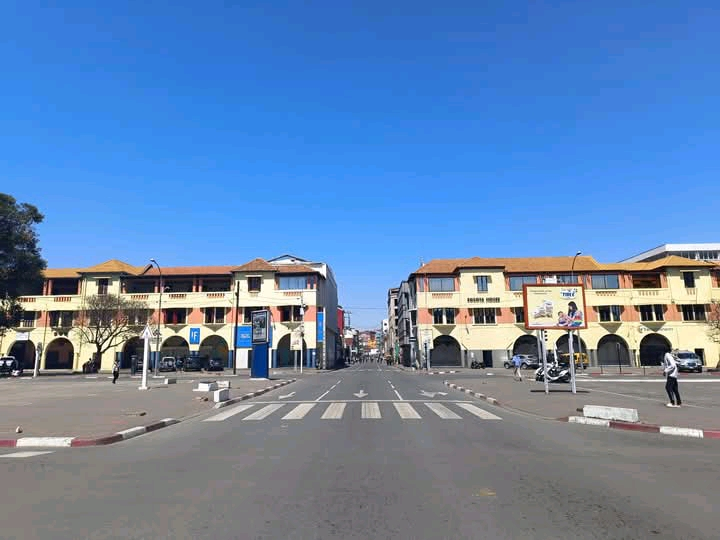
#> input picture data/input/test1.jpg, 720 x 540 px, found by its file name
$ python advanced_shapes.py
#> lines starting #> are read from the running program, lines starting #| are printed output that depends on the picture; after the words box and inside, x2 and y2 are one past the last pixel; in counts of white or black regions, pixels touching at a corner belong together
"""
Module avancé pour générer des formes géométriques variées
Au lieu de seulement des triangles, utilise carré, rectangle, cercle, hexagone, etc.
"""
import cv2
import numpy as np
from scipy.spatial import Delaunay
from PIL import Image
import math


class PolygonType:
    """Types de polygones disponibles"""
    TRIANGLE = "triangle"
    SQUARE = "square"
    RECTANGLE = "rectangle"
    CIRCLE = "circle"
    HEXAGON = "hexagon"
    PENTAGON = "pentagon"


class AdvancedShapeGenerator:
    """Génère des formes géométriques variées pour le low poly"""

    def __init__(self, width: int, height: int):
        self.width = width
        self.height = height

    @staticmethod
    def create_triangle(center: tuple, size: float) -> np.ndarray:
        """Crée un triangle équilatéral"""
        cx, cy = center
        angles = np.array([90, 210, 330]) * np.pi / 180
        points = []
        for angle in angles:
            x = cx + size * np.cos(angle)
            y = cy + size * np.sin(angle)
            points.append([x, y])
        return np.array(points, dtype=np.int32)

    @staticmethod
    def create_square(center: tuple, size: float) -> np.ndarray:
        """Crée un carré"""
        cx, cy = center
        half_size = size / 2
        points = [
            [cx - half_size, cy - half_size],
            [cx + half_size, cy - half_size],
            [cx + half_size, cy + half_size],
            [cx - half_size, cy + half_size]
        ]
        return np.array(points, dtype=np.int32)

    @staticmethod
    def create_rectangle(center: tuple, width: float, height: float) -> np.ndarray:
        """Crée un rectangle"""
        cx, cy = center
        half_w = width / 2
        half_h = height / 2
        points = [
            [cx - half_w, cy - half_h],
            [cx + half_w, cy - half_h],
            [cx + half_w, cy + half_h],
            [cx - half_w, cy + half_h]
        ]
        return np.array(points, dtype=np.int32)

    @staticmethod
    def create_circle(center: tuple, radius: float, sides: int = 16) -> np.ndarray:
        """Crée un cercle (polygone régulier)"""
        cx, cy = center
        points = []
        for i in range(sides):
            angle = 2 * np.pi * i / sides
            x = cx + radius * np.cos(angle)
            y = cy + radius * np.sin(angle)
            points.append([x, y])
        return np.array(points, dtype=np.int32)

    @staticmethod
    def create_hexagon(center: tuple, size: float) -> np.ndarray:
        """Crée un hexagone régulier"""
        cx, cy = center
        points = []
        for i in range(6):
            angle = (i * 60 + 30) * np.pi / 180
            x = cx + size * np.cos(angle)
            y = cy + size * np.sin(angle)
            points.append([x, y])
        return np.array(points, dtype=np.int32)

    @staticmethod
    def create_pentagon(center: tuple, size: float) -> np.ndarray:
        """Crée un pentagone régulier"""
        cx, cy = center
        points = []
        for i in range(5):
            angle = (i * 72 - 90) * np.pi / 180
            x = cx + size * np.cos(angle)
            y = cy + size * np.sin(angle)
            points.append([x, y])
        return np.array(points, dtype=np.int32)

    @staticmethod
    def choose_best_shape(edge_density: float) -> str:
        """
        Choisit la meilleure forme selon la densité de contours

        Args:
            edge_density: Densité de contours (0-1)

        Returns:
            Type de polygone optimal
        """
        if edge_density < 0.2:
            return PolygonType.SQUARE  # Zones lisses
        elif edge_density < 0.4:
            return PolygonType.RECTANGLE
        elif edge_density < 0.6:
            return PolygonType.HEXAGON  # Zone moyenne
        elif edge_density < 0.8:
            return PolygonType.PENTAGON
        else:
            return PolygonType.TRIANGLE  # Zones avec beaucoup de contours


class HybridLowPolyGenerator:
    """
    Générateur low poly utilisant plusieurs formes géométriques
    pour des résultats optimisés selon les zones de l'image
    """

    def __init__(self, image_path: str, enable_shape_mixing: bool = True):
        """
        Initialise le générateur hybride

        Args:
            image_path: Chemin vers l'image
            enable_shape_mixing: Si True, mélange les formes, sinon seulement triangles
        """
#> called with image_path = 'data/input/test1.jpg', enable_shape_mixing = False
        self.image = cv2.imread(image_path)
#> self.image is the input picture: shape (540, 720, 3); mean B, G, R 175.5, 133.6, 100.9
        self.image_rgb = cv2.cvtColor(self.image, cv2.COLOR_BGR2RGB)
        self.height, self.width = self.image.shape[:2]
#> self.height = 540; self.width = 720
        self.enable_shape_mixing = enable_shape_mixing
        self.shape_gen = AdvancedShapeGenerator(self.width, self.height)

    def detect_edges(self) -> np.ndarray:
        """Détecte les contours"""
        gray = cv2.cvtColor(self.image, cv2.COLOR_BGR2GRAY)
        clahe = cv2.createCLAHE(clipLimit=2.0, tileGridSize=(8, 8))
        gray_enhanced = clahe.apply(gray)
        edges = cv2.Canny(gray_enhanced, 50, 150)
        return edges

    def analyze_region_edges(self, region_mask: np.ndarray) -> float:
        """
        Analyse la densité de contours dans une région

        Args:
            region_mask: Masque de la région

        Returns:
            Densité de contours (0-1)
        """
        edges = self.detect_edges()
        region_edges = edges[region_mask > 0]

        if len(region_edges) == 0:
            return 0.0

        edge_ratio = np.sum(region_edges > 0) / len(region_edges)
        return min(1.0, edge_ratio * 3)  # Normaliser

    def get_best_shape_for_region(self, region_mask: np.ndarray) -> str:
        """Détermine la meilleure forme pour une région"""
        edge_density = self.analyze_region_edges(region_mask)
        return self.shape_gen.choose_best_shape(edge_density)

    def generate_hybrid(self, grid_size: int = 30, smoothed_image: np.ndarray = None) -> Image.Image:
        """
        Génère une image low poly avec formes géométriques mixtes

        Args:
            grid_size: Taille des cellules de grille (pixels)
            smoothed_image: Image pré-lissée (optionnel)

        Returns:
            Image PIL
        """
#> called with grid_size = 25
        if smoothed_image is None:
            smoothed_image = cv2.GaussianBlur(self.image, (15, 15), 0)
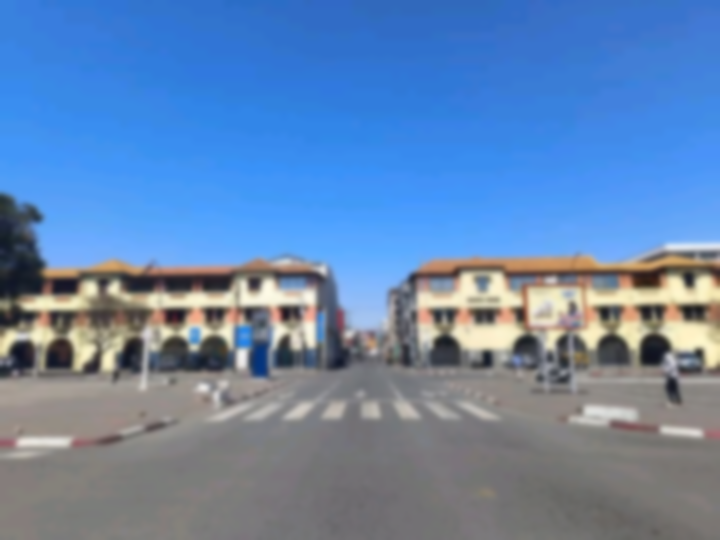
#> smoothed_image: shape (540, 720, 3); mean B, G, R 175.5, 133.6, 100.9

        output = np.zeros_like(smoothed_image)

        # Parcourir l'image par grille
        shapes_used = {
            PolygonType.TRIANGLE: 0,
            PolygonType.SQUARE: 0,
            PolygonType.RECTANGLE: 0,
            PolygonType.HEXAGON: 0,
            PolygonType.PENTAGON: 0,
            PolygonType.CIRCLE: 0,
        }

        for y in range(0, self.height, grid_size):
            for x in range(0, self.width, grid_size):
                # Définir les limites de la cellule
                x_end = min(x + grid_size, self.width)
                y_end = min(y + grid_size, self.height)

                # Créer un masque de la région
                region_mask = np.zeros((self.height, self.width), dtype=np.uint8)
                region_mask[y:y_end, x:x_end] = 255

                # Déterminer la meilleure forme
                if self.enable_shape_mixing:
                    shape_type = self.get_best_shape_for_region(region_mask)
                else:
                    shape_type = PolygonType.TRIANGLE

                shapes_used[shape_type] += 1

                # Calculer couleur moyenne de la région
                region_colors = smoothed_image[y:y_end, x:x_end]
                if len(region_colors) > 0:
                    mean_color = np.mean(region_colors.reshape(-1, 3), axis=0).astype(int)
                else:
                    mean_color = [128, 128, 128]

                mean_color = tuple(int(c) for c in mean_color)

                # Créer la forme
                center = ((x + x_end) // 2, (y + y_end) // 2)
                size = grid_size / 2

                if shape_type == PolygonType.TRIANGLE:
                    polygon = self.shape_gen.create_triangle(center, size)
                elif shape_type == PolygonType.SQUARE:
                    polygon = self.shape_gen.create_square(center, size)
                elif shape_type == PolygonType.RECTANGLE:
                    polygon = self.shape_gen.create_rectangle(center, size, size * 0.7)
                elif shape_type == PolygonType.HEXAGON:
                    polygon = self.shape_gen.create_hexagon(center, size)
                else:  # CIRCLE
                    polygon = self.shape_gen.create_circle(center, size)

                # Dessiner la forme
                cv2.drawContours(output, [polygon], 0, mean_color, -1)
                cv2.drawContours(output, [polygon], 0, (0, 0, 0), 1)
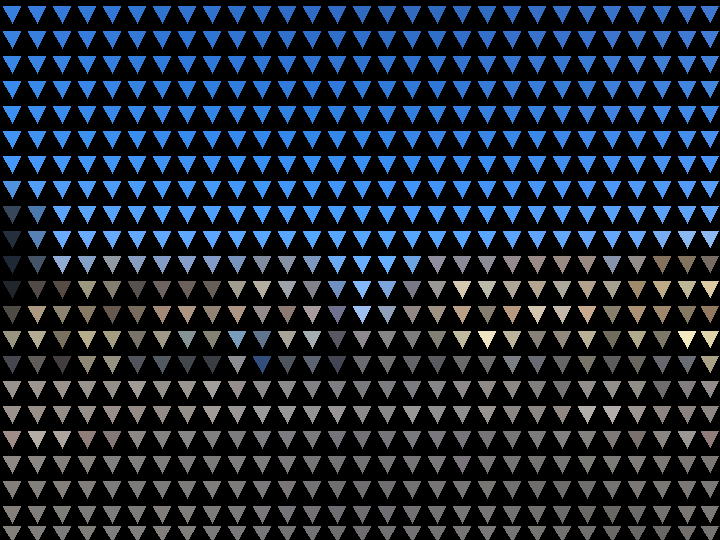
#> output: shape (540, 720, 3); mean B, G, R 48.6, 37, 28.1
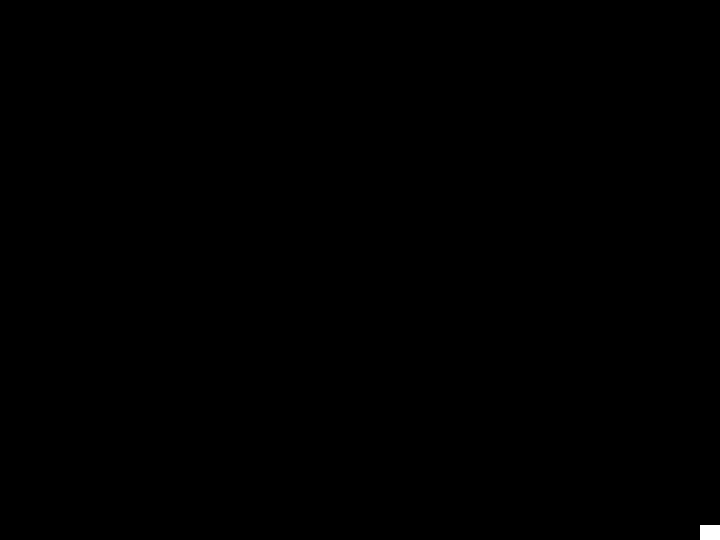
#> region_mask: shape (540, 720); 0.08% white; 1 white region, box (x1, y1, x2, y2) and area: (700, 525, 720, 540) 300

        # Rapport des formes utilisées
        total_shapes = sum(shapes_used.values())
        if total_shapes > 0:
            print("\n📊 Formes géométriques utilisées:")
            for shape_type, count in sorted(shapes_used.items()):
                if count > 0:
                    percentage = (count / total_shapes) * 100
                    print(f"  {shape_type:12} : {count:4} cellules ({percentage:5.1f}%)")
#> this loop made 6 passes
#> (shape_type, count) on passes 1 to 6: ('circle', 0), ('hexagon', 0), ('pentagon', 0), ('rectangle', 0), ('square', 0), ('triangle', 638)
#|   triangle     :  638 cellules (100.0%)

        output_rgb = cv2.cvtColor(output, cv2.COLOR_BGR2RGB)
        return Image.fromarray(output_rgb)


def test_hybrid_generation():
    """Teste la génération hybride"""
    input_path = "data/input/test1.jpg"

    print("🎨 Génération LOW POLY HYBRID (formes mixtes)...\n")

    # Sans mélange (triangles uniquement)
    print("1️⃣  Mode TRIANGLES UNIQUEMENT:")
    gen = HybridLowPolyGenerator(input_path, enable_shape_mixing=False)
    img_triangles = gen.generate_hybrid(grid_size=25)
    img_triangles.save("data/output/hybrid_triangles_only.png")
    print("   ✅ Sauvegardé: hybrid_triangles_only.png\n")

    # Avec mélange (formes adaptées)
    print("2️⃣  Mode HYBRID (formes adaptées):")
    gen = HybridLowPolyGenerator(input_path, enable_shape_mixing=True)
    img_hybrid = gen.generate_hybrid(grid_size=25)
#> call 2 of generate_hybrid, with grid_size = 25
#> the loop in generate_hybrid (call 2), `for y in range(0, self.height, grid_size):` made 22 passes
#> pass 1, in detect_edges, `gray = cv2.cvtColor(self.image, cv2.COLOR_BGR2GRAY)`:
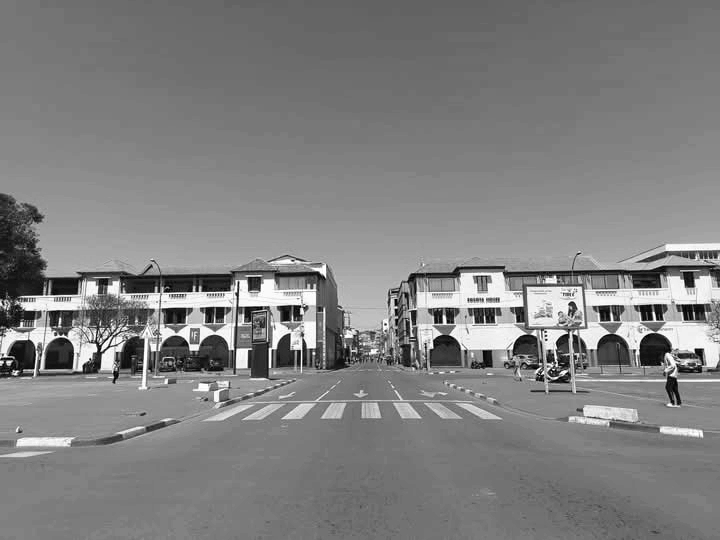
#> gray: shape (540, 720); min 0, max 255, mean 128.6
#> pass 1, in detect_edges, `edges = cv2.Canny(gray_enhanced, 50, 150)`:
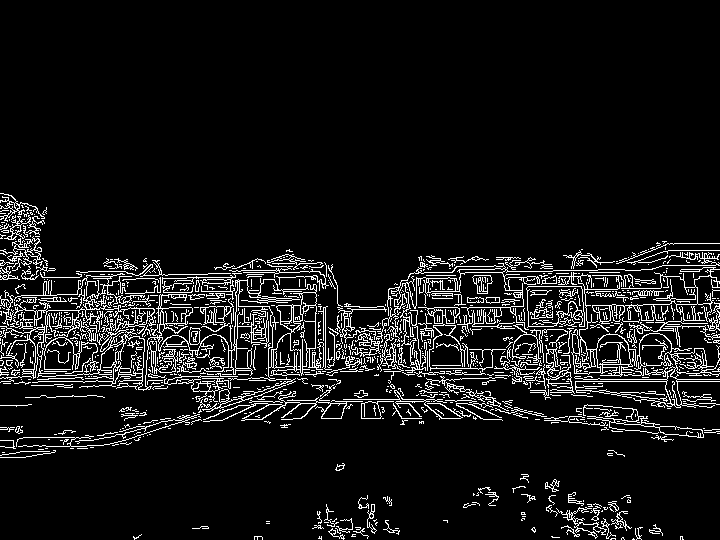
#> edges: shape (540, 720); 8.2% white in thin lines or dots, all inside (x1, y1, x2, y2) = (0, 193, 720, 540)
#> after the loop in generate_hybrid (call 2), `for y in range(0, self.height, grid_size):`:
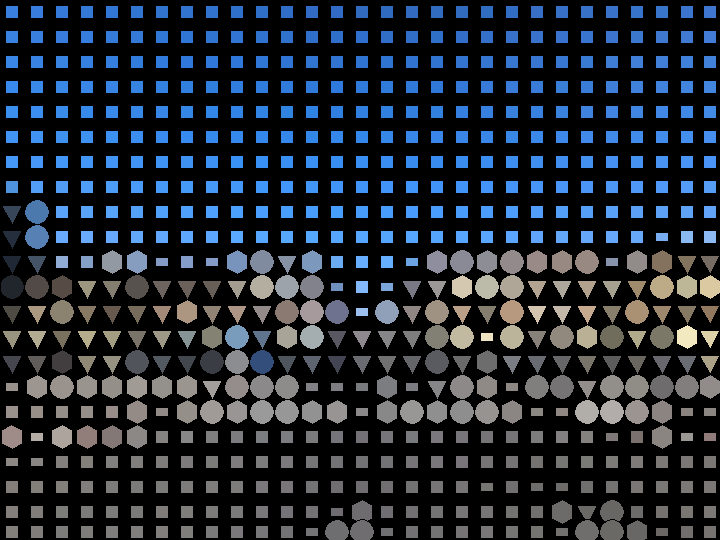
#> output: shape (540, 720, 3); mean B, G, R 50.8, 41.3, 34
#> the loop in generate_hybrid (call 2), `for shape_type, count in sorted(shapes_used.items()):` made 6 passes
#> (shape_type, count) on passes 1 to 6: ('circle', 0), ('hexagon', 48), ('pentagon', 61), ('rectangle', 35), ('square', 413), ('triangle', 81)
#|   hexagon      :   48 cellules (  7.5%)
#|   pentagon     :   61 cellules (  9.6%)
#|   rectangle    :   35 cellules (  5.5%)
#|   square       :  413 cellules ( 64.7%)
#|   triangle     :   81 cellules ( 12.7%)
    img_hybrid.save("data/output/hybrid_mixed_shapes.png")
    print("   ✅ Sauvegardé: hybrid_mixed_shapes.png\n")

    print("✨ Comparaison générique 📊")
    print("   - hybrid_triangles_only.png : Tous les triangles")
    print("   - hybrid_mixed_shapes.png   : Formes adaptées par zone")


if __name__ == "__main__":
    test_hybrid_generation()
